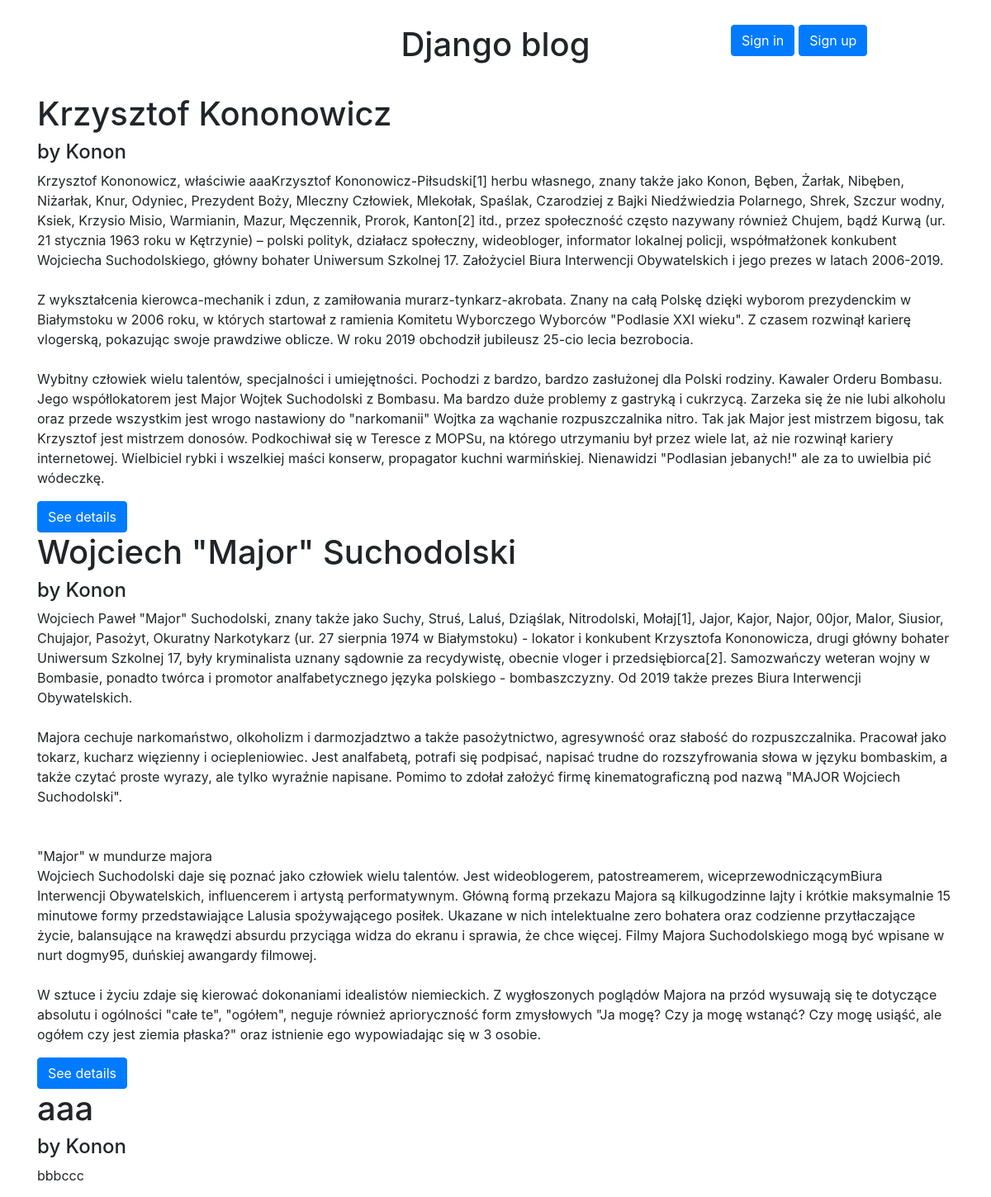
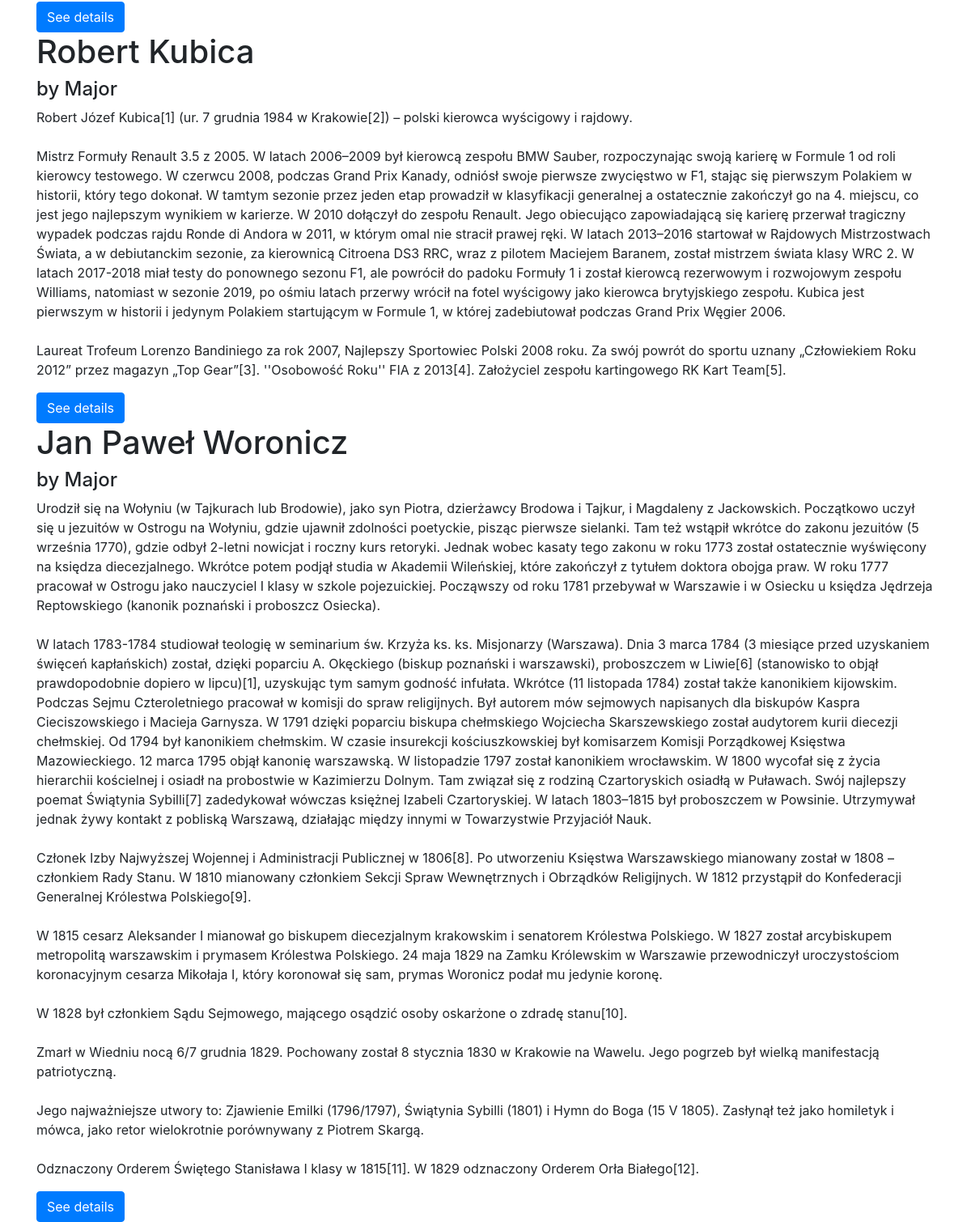
The page / on the database its author committed (2 pictures, top to bottom).
### articles/models.py (models this page shows, shortened)
class Post(models.Model):
    title = models.CharField(max_length=200)
    author = models.ForeignKey(get_user_model(), on_delete=models.CASCADE)
    date = models.DateField(("Date"), default=datetime.datetime.now())
    body = models.TextField()

### users/models.py (models this page shows)
class CustomUser(AbstractUser):
    pass

### articles/views.py (the view)
# urls.py: path('', views.HomePageView.as_view(), name='home'),
class HomePageView(ListView):
    model = Post
    template_name = 'home.html'

### templates/home.html
{%extends 'base.html' %}
    {%block content%}
    {% if user.is_authenticated %}
    <div id = "titleRow" class = 'row'>
        <div class = 'col'>
            <a href = "{% url 'post_new' %}" class="btn btn-primary" id="addPostButton" >
                <i class="fas fa-plus"></i>
                Add post
            </a>
        </div>
        <div class = 'col-6'>
            <h1 class = 'title'>Django blog</h1>
        </div>
        <div class = 'col'>
            <div class = 'row'>
                <div class = 'col'> <p> Hi {{user.username}} </p></div>
                <div class = 'col'> <a href = "{% url 'logout' %}" class="btn btn-primary" >Log out</a></div>
            </div>
        </div>
    </div>
    {% else %}
    <div id = "titleRow" class = 'row'>
            <div class = 'col'>
            </div>
            <div class = 'col-6'>
                <h1 class = 'title'>Django blog</h1>
            </div>
            <div class = 'col'>
                <div class = 'row'>
                        <a href = "{% url 'login' %}" class="btn btn-primary" >Sign in</a>
                        <a href = "{% url 'signup' %}" class="btn btn-primary" >Sign up</a>
                </div>
            </div>
        </div>
    {% endif %}
        {% include "posts/posts_view.html" %}
    {%endblock content%}

### templates/posts/posts_view.html
{% for post in object_list%}
    <div>
            <h1>{{post.title}}</h1>
            <h4>by {{post.author}}</h4>
            <p>{{post.body|linebreaksbr}}</p>
    </div>
    <a href = "{% url 'post_details' post.id %}" class="btn btn-primary" > See details </a>
{%endfor%}

### static/css/blog.css (style rules this page uses)
#titleRow { text-align: center; margin-bottom: 2.5%; }
.btn { margin-right: 5px; }

### rows shown on the page
Post: title "Krzysztof Kononowicz", author "Konon", body "Krzysztof Kononowicz, właściwie aaaKrzysztof Kononowicz-Piłsudski[1] herbu własnego, znany także jako Konon, Bęben, Żarłak, Nibęben, Niżarłak, Knur, Odyniec, Prezydent Boży, Mleczny Człowiek, Mlekołak, Spaślak, Czarodziej z Bajki Niedźwiedzia Polarnego, Shrek, Szczur wodny, Ksiek, Krzysio Misio, Warmianin, Mazur, Męczennik, Prorok, Kanton[2] itd., przez społeczność często nazywany również Chujem, bądź Kurwą (ur. 21 stycznia 1963 roku w Kętrzynie) – polski polityk, działacz społeczny, wideobloger, informator lokalnej policji, współmałżonek konkubent Wojciecha Suchodolskiego, główny bohater Uniwersum Szkolnej 17. Założyciel Biura Interwencji Obywatelskich i jego prezes w latach 2006-2019. Z…"
Post: title "Wojciech \"Major\" Suchodolski", author "Konon", body "Wojciech Paweł \"Major\" Suchodolski, znany także jako Suchy, Struś, Laluś, Dziąślak, Nitrodolski, Mołaj[1], Jajor, Kajor, Najor, 00jor, MaIor, Siusior, Chujajor, Pasożyt, Okuratny Narkotykarz (ur. 27 sierpnia 1974 w Białymstoku) - lokator i konkubent Krzysztofa Kononowicza, drugi główny bohater Uniwersum Szkolnej 17, były kryminalista uznany sądownie za recydywistę, obecnie vloger i przedsiębiorca[2]. Samozwańczy weteran wojny w Bombasie, ponadto twórca i promotor analfabetycznego języka polskiego - bombaszczyzny. Od 2019 także prezes Biura Interwencji Obywatelskich. Majora cechuje narkomaństwo, olkoholizm i darmozjadztwo a także pasożytnictwo, agresywność oraz słabość do rozpuszczalnika.…"
Post: title "aaa", author "Konon", body "bbbccc"
Post: title "Robert Kubica", author "Major", body "Robert Józef Kubica[1] (ur. 7 grudnia 1984 w Krakowie[2]) – polski kierowca wyścigowy i rajdowy. Mistrz Formuły Renault 3.5 z 2005. W latach 2006–2009 był kierowcą zespołu BMW Sauber, rozpoczynając swoją karierę w Formule 1 od roli kierowcy testowego. W czerwcu 2008, podczas Grand Prix Kanady, odniósł swoje pierwsze zwycięstwo w F1, stając się pierwszym Polakiem w historii, który tego dokonał. W tamtym sezonie przez jeden etap prowadził w klasyfikacji generalnej a ostatecznie zakończył go na 4. miejscu, co jest jego najlepszym wynikiem w karierze. W 2010 dołączył do zespołu Renault. Jego obiecująco zapowiadającą się karierę przerwał tragiczny wypadek podczas rajdu Ronde di Andora w 2011, w…"
Post: title "Jan Paweł Woronicz", author "Major", body "Urodził się na Wołyniu (w Tajkurach lub Brodowie), jako syn Piotra, dzierżawcy Brodowa i Tajkur, i Magdaleny z Jackowskich. Początkowo uczył się u jezuitów w Ostrogu na Wołyniu, gdzie ujawnił zdolności poetyckie, pisząc pierwsze sielanki. Tam też wstąpił wkrótce do zakonu jezuitów (5 września 1770), gdzie odbył 2-letni nowicjat i roczny kurs retoryki. Jednak wobec kasaty tego zakonu w roku 1773 został ostatecznie wyświęcony na księdza diecezjalnego. Wkrótce potem podjął studia w Akademii Wileńskiej, które zakończył z tytułem doktora obojga praw. W roku 1777 pracował w Ostrogu jako nauczyciel I klasy w szkole pojezuickiej. Począwszy od roku 1781 przebywał w Warszawie i w Osiecku u księdza…"
